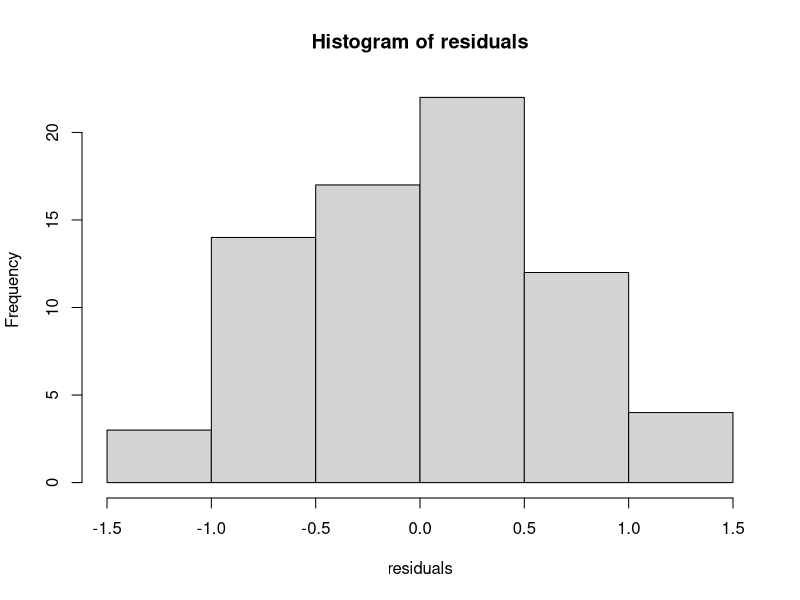
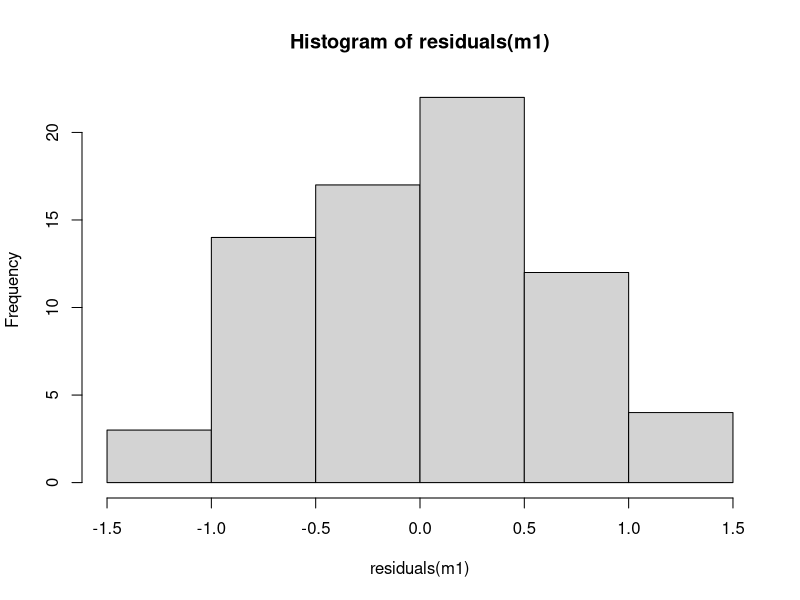

These figures' R source, in order:
## ---- chunk 1
library(tidyverse)
dd_lotus <- read.csv("data/lotus_part1.csv") %>% 
  transmute(species = factor(species), agb_g) 
summary(dd_lotus)
m1 <- lm(agb_g ~ 0 + species, data = dd_lotus)
## ---- chunk 2
X <- model.matrix(m1)
y <- dd_lotus$agb_g
(beta_hat <- solve(t(X)%*%X) %*% t(X)%*%y)
## ---- chunk 3
coefficients(m1)
## ---- chunk 4
head(residuals <- y - X%*%beta_hat)
quantile(residuals)
## ---- chunk 5
head(residuals(m1))
quantile(residuals(m1))
## ---- chunk 6
hist(residuals)
## ---- chunk 7
hist(residuals(m1))
## ---- chunk 8
RSS <- sum(residuals^2)
n <- nrow(dd_lotus)
p <- length(beta_hat)
(sigma2_hat <- RSS/(n-p)) 
(sigma_hat <- sqrt(sigma2_hat))
## ---- chunk 9
summary(m1)$sigma
## ---- chunk 10
unscaled_covariance <- solve(t(X)%*%X)
## ---- chunk 11
(se <- sqrt(diag(unscaled_covariance))*sigma_hat)
## ---- chunk 12
alpha <- 0.05
dfe <- n-p
(t_score <- qt(p=alpha/2, df = dfe, lower.tail=F))
## ---- chunk 13
se*t_score
## ---- chunk 14
data.frame(lower = beta_hat - se*t_score, 
           upper = beta_hat + se*t_score)
## ---- chunk 15
confint(m1)
## ---- chunk 16
summary(m1)
